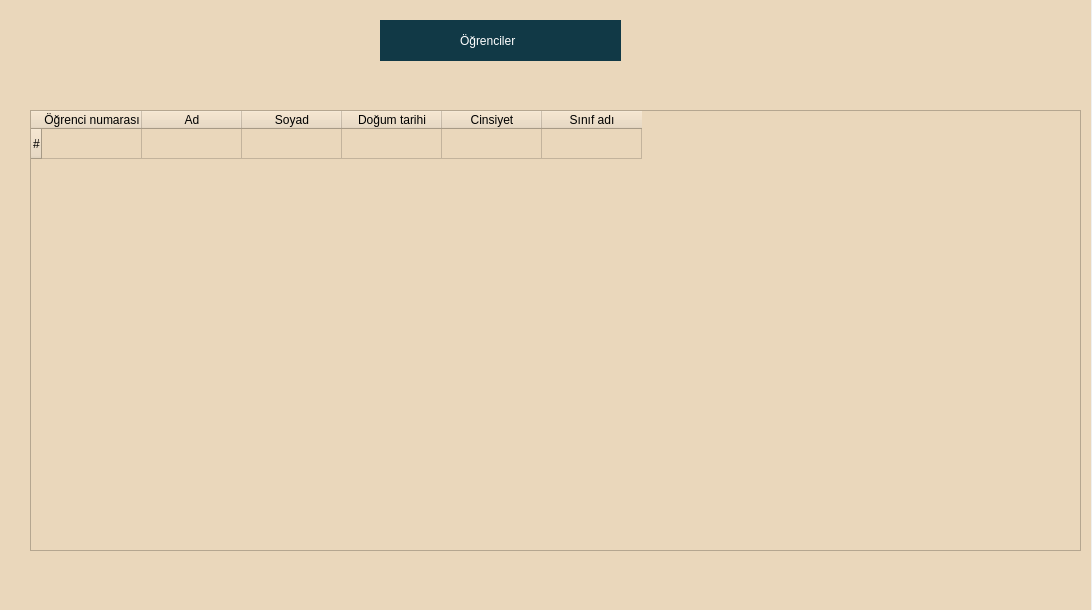
<?xml version="1.0" encoding="UTF-8"?>
<ui version="4.0">
 <class>Ogrenciler</class>
 <widget class="QMainWindow" name="Ogrenciler">
  <property name="geometry">
   <rect>
    <x>0</x>
    <y>0</y>
    <width>1092</width>
    <height>610</height>
   </rect>
  </property>
  <property name="windowTitle">
   <string>Ogrenciler</string>
  </property>
  <widget class="QWidget" name="centralwidget">
   <widget class="QWidget" name="widget" native="true">
    <property name="geometry">
     <rect>
      <x>0</x>
      <y>0</y>
      <width>1091</width>
      <height>651</height>
     </rect>
    </property>
    <property name="styleSheet">
     <string notr="true">background-color: rgb(171, 216, 255);
background-color: rgb(234, 215, 187);
font: 14pt &quot;MS Shell Dlg 2&quot;;</string>
    </property>
    <widget class="QTableWidget" name="table_getStudentByName">
     <property name="geometry">
      <rect>
       <x>30</x>
       <y>110</y>
       <width>1051</width>
       <height>441</height>
      </rect>
     </property>
     <property name="minimumSize">
      <size>
       <width>0</width>
       <height>0</height>
      </size>
     </property>
     <row>
      <property name="text">
       <string>#</string>
      </property>
     </row>
     <column>
      <property name="text">
       <string>Öğrenci numarası</string>
      </property>
     </column>
     <column>
      <property name="text">
       <string>Ad</string>
      </property>
     </column>
     <column>
      <property name="text">
       <string>Soyad</string>
      </property>
     </column>
     <column>
      <property name="text">
       <string>Doğum tarihi</string>
      </property>
     </column>
     <column>
      <property name="text">
       <string>Cinsiyet</string>
      </property>
     </column>
     <column>
      <property name="text">
       <string>Sınıf adı</string>
      </property>
     </column>
     <item row="0" column="0">
      <property name="text">
       <string/>
      </property>
      <property name="font">
       <font>
        <weight>75</weight>
        <bold>true</bold>
       </font>
      </property>
      <property name="flags">
       <set>ItemIsSelectable</set>
      </property>
     </item>
     <item row="0" column="1">
      <property name="text">
       <string/>
      </property>
      <property name="font">
       <font>
        <weight>50</weight>
        <bold>false</bold>
       </font>
      </property>
      <property name="flags">
       <set>ItemIsSelectable</set>
      </property>
     </item>
     <item row="0" column="2">
      <property name="text">
       <string/>
      </property>
      <property name="font">
       <font>
        <weight>50</weight>
        <bold>false</bold>
       </font>
      </property>
      <property name="flags">
       <set>ItemIsSelectable</set>
      </property>
     </item>
     <item row="0" column="3">
      <property name="text">
       <string/>
      </property>
      <property name="flags">
       <set>ItemIsSelectable</set>
      </property>
     </item>
     <item row="0" column="4">
      <property name="text">
       <string/>
      </property>
      <property name="font">
       <font>
        <weight>50</weight>
        <bold>false</bold>
       </font>
      </property>
      <property name="flags">
       <set>ItemIsSelectable</set>
      </property>
     </item>
    </widget>
    <widget class="QWidget" name="widget_2" native="true">
     <property name="geometry">
      <rect>
       <x>380</x>
       <y>20</y>
       <width>241</width>
       <height>41</height>
      </rect>
     </property>
     <property name="styleSheet">
      <string notr="true">background-color: rgb(17, 57, 70);</string>
     </property>
     <widget class="QLabel" name="label_2">
      <property name="geometry">
       <rect>
        <x>90</x>
        <y>0</y>
        <width>201</width>
        <height>41</height>
       </rect>
      </property>
      <property name="styleSheet">
       <string notr="true">font: 75 12pt &quot;MS Shell Dlg 2&quot;;
color: rgb(255, 255, 255);
font: 75 16pt &quot;MS Shell Dlg 2&quot;;
font: 75 14pt &quot;MS Shell Dlg 2&quot;;</string>
      </property>
      <property name="text">
       <string>Öğrenciler</string>
      </property>
     </widget>
     <widget class="QWidget" name="widget_3" native="true">
      <property name="geometry">
       <rect>
        <x>80</x>
        <y>0</y>
        <width>151</width>
        <height>41</height>
       </rect>
      </property>
      <property name="styleSheet">
       <string notr="true">background-color: rgb(17, 57, 70);</string>
      </property>
      <widget class="QLabel" name="label_3">
       <property name="geometry">
        <rect>
         <x>0</x>
         <y>0</y>
         <width>201</width>
         <height>41</height>
        </rect>
       </property>
       <property name="styleSheet">
        <string notr="true">font: 75 12pt &quot;MS Shell Dlg 2&quot;;
color: rgb(255, 255, 255);
font: 75 16pt &quot;MS Shell Dlg 2&quot;;
font: 75 14pt &quot;MS Shell Dlg 2&quot;;</string>
       </property>
       <property name="text">
        <string>Öğrenciler</string>
       </property>
      </widget>
     </widget>
    </widget>
   </widget>
  </widget>
  <widget class="QMenuBar" name="menubar">
   <property name="geometry">
    <rect>
     <x>0</x>
     <y>0</y>
     <width>1092</width>
     <height>21</height>
    </rect>
   </property>
  </widget>
 </widget>
 <resources/>
 <connections/>
</ui>
